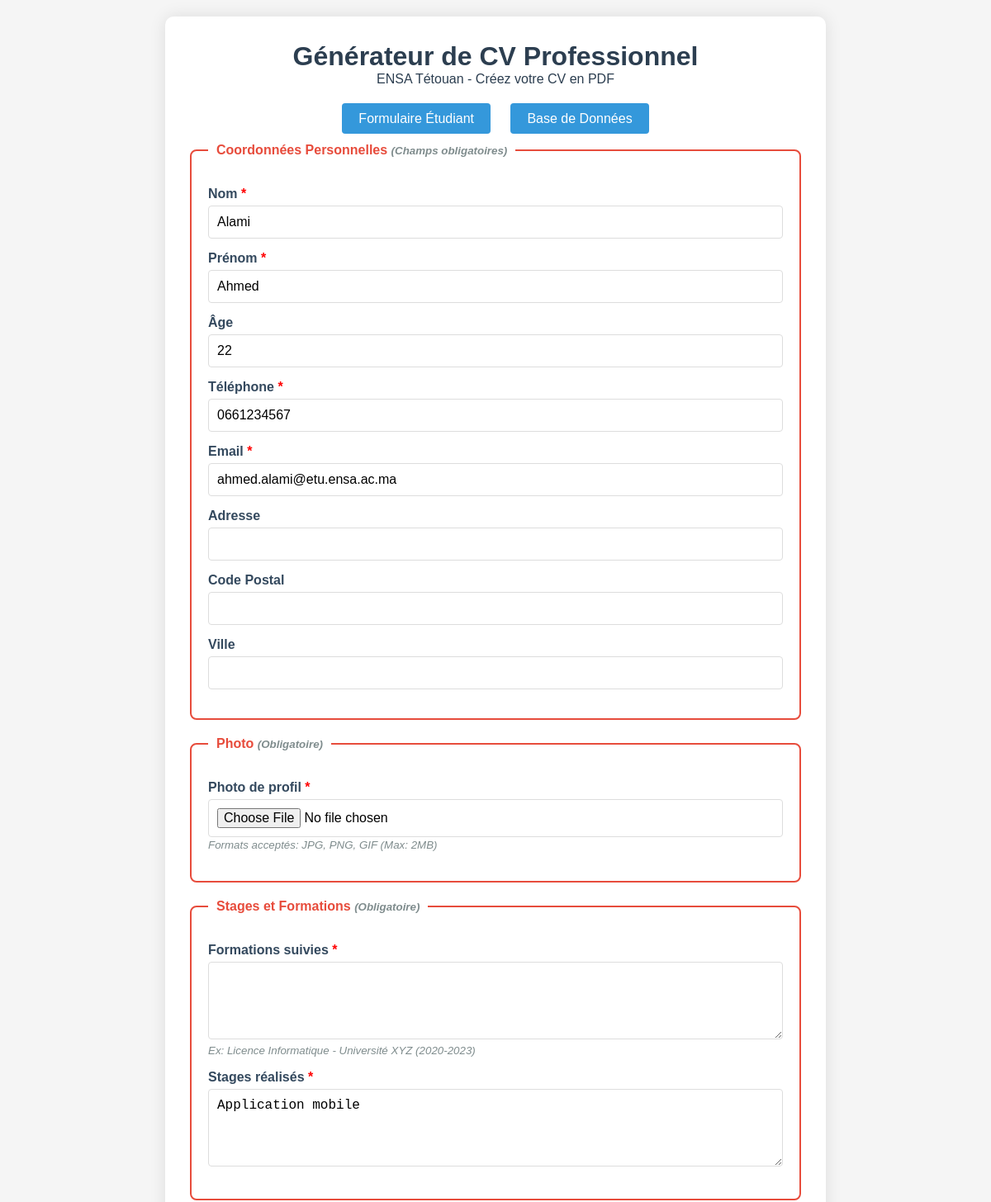
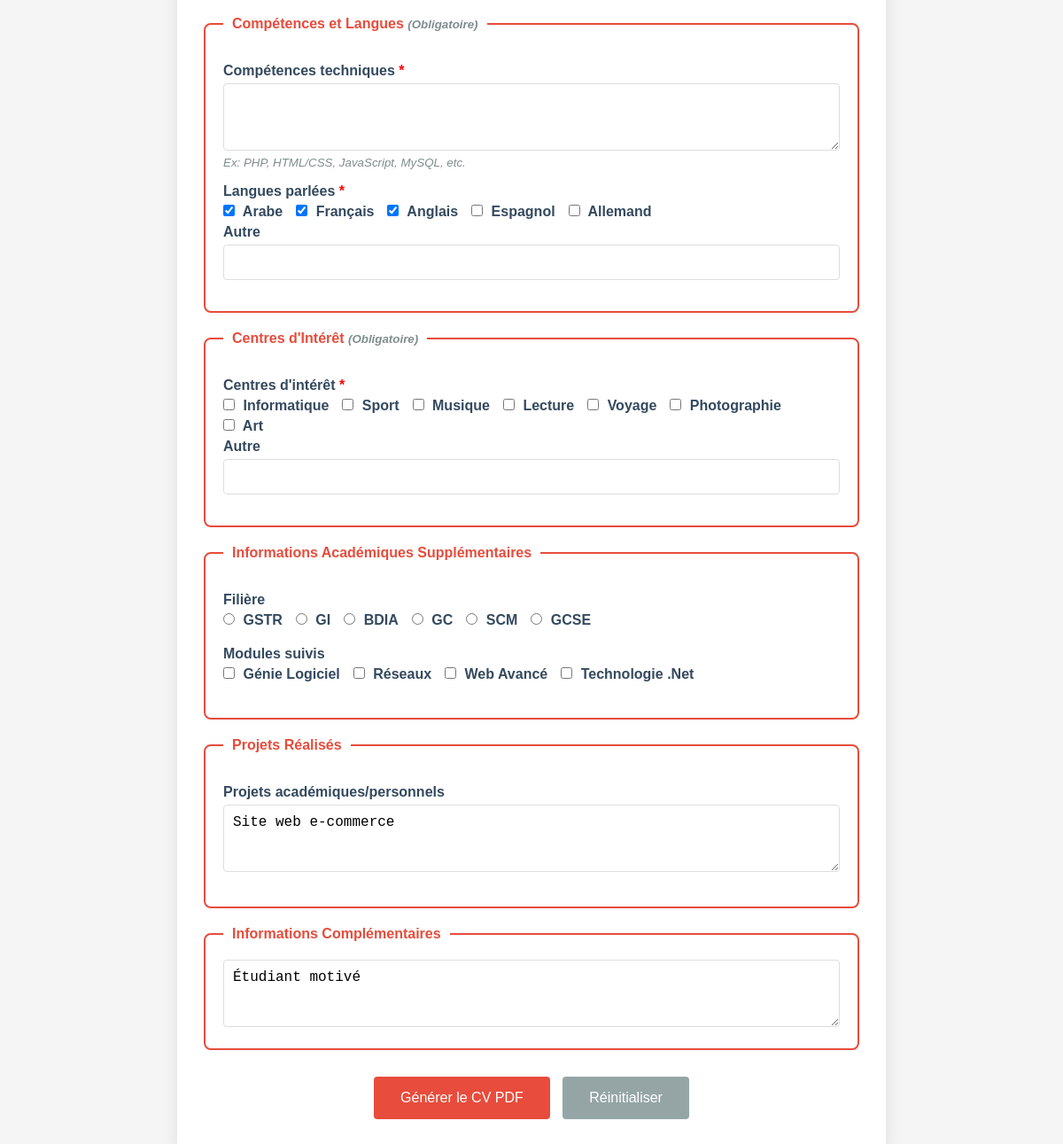
The page /formulaire_cv.php?email=ahmed.alami@etu.ensa.ac.ma on the database its author committed (2 pictures, top to bottom).
### tables this page shows
CREATE TABLE IF NOT EXISTS students (
    id INT AUTO_INCREMENT PRIMARY KEY,
    nom VARCHAR(100) NOT NULL,
    prenom VARCHAR(100) NOT NULL,
    age INT NOT NULL,
    telephone VARCHAR(20) NOT NULL,
    email VARCHAR(150) UNIQUE NOT NULL,
    filiere VARCHAR(100) NOT NULL,
    annee VARCHAR(50) NOT NULL,
    modules TEXT,
    projets_realises TEXT,
    projets_stages TEXT,
    centres_interet TEXT,
    langues TEXT,
    remarques TEXT,
    photo VARCHAR(255),
    created_at TIMESTAMP DEFAULT CURRENT_TIMESTAMP
);

### db_config.php (called while the page is built, shortened)
<?php
class Database {
    private $host = 'localhost';
    private $username = 'root';
    private $password = '';
    private $database = 'ensa_students';
    private $conn;
    public function __construct() {
        try {
            $this->conn = new PDO(
                "mysql:host={$this->host};dbname={$this->database};charset=utf8",
                $this->username,
                $this->password,
                [PDO::ATTR_ERRMODE => PDO::ERRMODE_EXCEPTION]
            );
        } catch(PDOException $e) {
            die("Database Error: " . $e->getMessage());
        }
    }
    public function getStudentByEmail($email) {
        $stmt = $this->conn->prepare("SELECT * FROM students WHERE email = ?");
        $stmt->execute([$email]);
        return $stmt->fetch(PDO::FETCH_ASSOC);
    }
}
?>

### formulaire_cv.php (the view, shortened to what this page needs)
<?php
require_once 'db_config.php';
$db = new Database();
$prefill_data = [];
if (isset($_GET['email'])) {
    $student = $db->getStudentByEmail($_GET['email']);
    if ($student) {
        $prefill_data = [
            'nom' => $student['nom'],
            'prenom' => $student['prenom'],
            'age' => $student['age'],
            'telephone' => $student['telephone'],
            'email' => $student['email'],
            'filiere' => $student['filiere'],
            'annee' => $student['annee'],
            'modules' => explode(', ', $student['modules']),
            'projets_realises' => $student['projets_realises'],
            'projets_stages' => $student['projets_stages'],
            'centres_interet' => explode(', ', $student['centres_interet']),
            'langues' => explode(', ', $student['langues']),
            'remarques' => $student['remarques']
        ];
    }
}
$form = isset($_SESSION['form']) ? $_SESSION['form'] : $prefill_data;
$form = array_merge([
    'nom' => '',
    'prenom' => '',
    'age' => '',
    'telephone' => '',
    'email' => '',
    'adresse' => '',
    'ville' => '',
    'code_postal' => '',
    'filiere' => '',
    'annee' => '',
    'modules' => [],
    'projets_realises' => '',
    'projets_stages' => '',
    'centres_interet' => [],
    'langues' => [],
    'remarques' => '',
    'formations' => '',
    'competences' => ''
], $form);
?>
<!DOCTYPE html>
<html lang="fr">
<head>
</head>
<body>
    <div class="container">
        <div class="header">
            <h1>Générateur de CV Professionnel</h1>
            <p>ENSA Tétouan - Créez votre CV en PDF</p>
        </div>
        <div class="nav-links">
            <a href="index.php">Formulaire Étudiant</a>
            <a href="part3_facultative.php">Base de Données</a>
        </div>
        <form action="generer_cv.php" method="post" enctype="multipart/form-data">
            <fieldset>
                <legend>Coordonnées Personnelles <small>(Champs obligatoires)</small></legend>
                <div class="form-group">
                    <label class="required">Nom</label>
                    <input type="text" name="nom" value="<?= htmlspecialchars($form['nom']) ?>" required>
                </div>
                <div class="form-group">
                    <label class="required">Prénom</label>
                    <input type="text" name="prenom" value="<?= htmlspecialchars($form['prenom']) ?>" required>
                </div>
                <div class="form-group">
                    <label>Âge</label>
                    <input type="number" name="age" value="<?= htmlspecialchars($form['age']) ?>">
                </div>
                <div class="form-group">
                    <label class="required">Téléphone</label>
                    <input type="text" name="telephone" value="<?= htmlspecialchars($form['telephone']) ?>" required>
                </div>
                <div class="form-group">
                    <label class="required">Email</label>
                    <input type="email" name="email" value="<?= htmlspecialchars($form['email']) ?>" required>
                </div>
                <div class="form-group">
                    <label>Adresse</label>
                    <input type="text" name="adresse" value="<?= htmlspecialchars($form['adresse']) ?>">
                </div>
                <div class="form-group">
                    <label>Code Postal</label>
                    <input type="text" name="code_postal" value="<?= htmlspecialchars($form['code_postal']) ?>">
                </div>
                <div class="form-group">
                    <label>Ville</label>
                    <input type="text" name="ville" value="<?= htmlspecialchars($form['ville']) ?>">
                </div>
            </fieldset>
            <fieldset>
                <legend>Photo <small>(Obligatoire)</small></legend>
                <div class="form-group">
                    <label class="required">Photo de profil</label>
                    <input type="file" name="photo" accept="image/*" required>
                    <small>Formats acceptés: JPG, PNG, GIF (Max: 2MB)</small>
                </div>
            </fieldset>
            <fieldset>
                <legend>Stages et Formations <small>(Obligatoire)</small></legend>
                <div class="form-group">
                    <label class="required">Formations suivies</label>
                    <textarea name="formations" rows="4" required><?= htmlspecialchars($form['formations']) ?></textarea>
                    <small>Ex: Licence Informatique - Université XYZ (2020-2023)</small>
                </div>
                <div class="form-group">
                    <label class="required">Stages réalisés</label>
                    <textarea name="projets_stages" rows="4" required><?= htmlspecialchars($form['projets_stages']) ?></textarea>
                </div>
            </fieldset>
            <fieldset>
                <legend>Compétences et Langues <small>(Obligatoire)</small></legend>
                <div class="form-group">
                    <label class="required">Compétences techniques</label>
                    <textarea name="competences" rows="3" required><?= htmlspecialchars($form['competences']) ?></textarea>
                    <small>Ex: PHP, HTML/CSS, JavaScript, MySQL, etc.</small>
                </div>
                <div class="form-group">
                    <label class="required">Langues parlées</label>
                    <?php
                    $langues = ['Arabe','Français','Anglais','Espagnol','Allemand'];
                    foreach($langues as $l){
                        $checked = in_array($l, $form['langues']) ? 'checked' : '';
                        echo "<label class='inline'><input type='checkbox' name='langues[]' value='$l' $checked> $l</label>";
                    }
                    ?>
                    <label>Autre</label>
                    <input type="text" name="autre_langue" value="<?= htmlspecialchars($form['autre_langue'] ?? '') ?>">
                </div>
            </fieldset>
            <fieldset>
                <legend>Centres d'Intérêt <small>(Obligatoire)</small></legend>
                <div class="form-group">
                    <label class="required">Centres d'intérêt</label>
                    <?php
                    $centres = ['Informatique','Sport','Musique','Lecture','Voyage','Photographie','Art'];
                    foreach($centres as $c){
                        $checked = in_array($c, $form['centres_interet']) ? 'checked' : '';
                        echo "<label class='inline'><input type='checkbox' name='centres_interet[]' value='$c' $checked> $c</label>";
                    }
                    ?>
                    <label>Autre</label>
                    <input type="text" name="autre_centre" value="<?= htmlspecialchars($form['autre_centre'] ?? '') ?>">
                </div>
            </fieldset>
            <fieldset>
                <legend>Informations Académiques Supplémentaires</legend>
                <div class="form-group">
                    <label>Filière</label>
                    <?php
                    $filieres = ['GSTR','GI','BDIA','GC','SCM','GCSE'];
                    foreach($filieres as $f) {
                        $checked = ($form['filiere']===$f) ? 'checked' : '';
                        echo "<label class='inline'><input type='radio' name='filiere' value='$f' $checked> $f</label>";
                    }
                    ?>
                </div>
                <div class="form-group">
                    <label>Modules suivis</label>
                    <?php
                    $modules = ['Génie Logiciel','Réseaux','Web Avancé','Technologie .Net'];
                    foreach($modules as $m){
                        $checked = in_array($m, $form['modules']) ? 'checked' : '';
                        echo "<label class='inline'><input type='checkbox' name='modules[]' value='$m' $checked> $m</label>";
                    }
                    ?>
                </div>
            </fieldset>
            <fieldset>
                <legend>Projets Réalisés</legend>
                <div class="form-group">
                    <label>Projets académiques/personnels</label>
                    <textarea name="projets_realises" rows="3"><?= htmlspecialchars($form['projets_realises']) ?></textarea>
                </div>
            </fieldset>
            <fieldset>
                <legend>Informations Complémentaires</legend>
                <textarea name="remarques" rows="3" placeholder="Autres informations..."><?= htmlspecialchars($form['remarques']) ?></textarea>
            </fieldset>
            <div style="text-align: center;">
                <button type="submit" name="generer_cv">Générer le CV PDF</button>
                <button type="reset" class="btn-secondary">Réinitialiser</button>
            </div>
        </form>
    </div>
</body>
</html>

### formulaire_cv.php (style rules this page uses)
* { margin: 0; padding: 0; box-sizing: border-box; }
body { font-family: Arial, sans-serif; background: #f5f5f5; padding: 20px; }
.container { max-width: 800px; margin: 0 auto; background: white; padding: 30px; border-radius: 10px; box-shadow: 0 0 20px rgba(0,0,0,0.1); }
.header { text-align: center; margin-bottom: 30px; color: #2c3e50; }
fieldset { border: 2px solid #e74c3c; border-radius: 8px; padding: 20px; margin: 20px 0; }
legend { font-weight: bold; padding: 0 10px; color: #e74c3c; }
.form-group { margin: 15px 0; }
label { display: block; font-weight: bold; margin-bottom: 5px; color: #34495e; }
.inline { display: inline-block; margin-right: 15px; }
.required::after { content: " *"; color: red; }
input, select, textarea { width: 100%; padding: 10px; border: 1px solid #ddd; border-radius: 4px; font-size: 16px; }
input[type="radio"], input[type="checkbox"] { width: auto; margin-right: 5px; }
button { background: #e74c3c; color: white; border: none; padding: 15px 30px; border-radius: 4px; cursor: pointer; font-size: 16px; margin: 10px 5px; }
.btn-secondary { background: #95a5a6; }
.nav-links { text-align: center; margin: 20px 0; }
.nav-links a { background: #3498db; color: white; padding: 10px 20px; text-decoration: none; border-radius: 4px; margin: 0 10px; }
small { color: #7f8c8d; font-style: italic; }

### rows shown on the page
students: nom "Alami", prenom "Ahmed", age "22", telephone "0661234567", email "ahmed.alami@etu.ensa.ac.ma", projets_stages "Application mobile", projets_realises "Site web e-commerce", remarques "Étudiant motivé"

### other values the page prints
$l "Arabe"
$l "Français"
$l "Anglais"
$l "Espagnol"
$l "Allemand"
$c "Informatique"
$c "Sport"
$c "Musique"
$c "Lecture"
$c "Voyage"
$c "Photographie"
$c "Art"
$f "GSTR"
$f "GI"
$f "BDIA"
